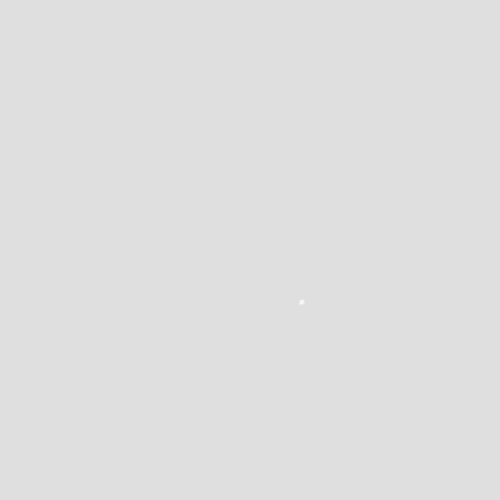
Frame 1 (no input)
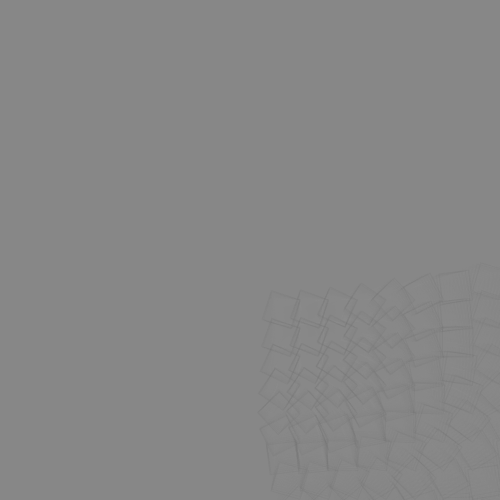
Frame 60 (no input)
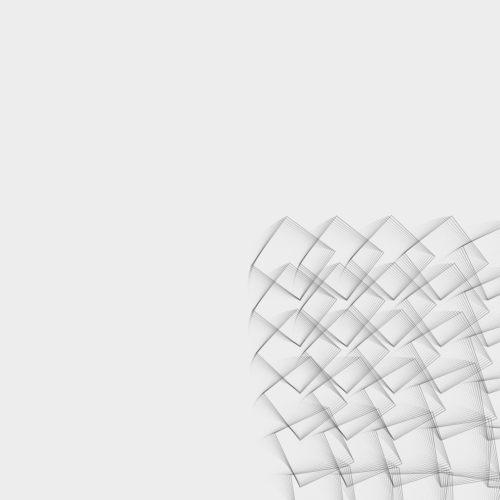
Frame 120 (the mouse pressed at the canvas centre since frame 60)

The p5.js sketch that drew these frames (run headless with seeded random() and noise() and a simulated clock; from frame 60 on, the mouse is pressed at the canvas centre):

// p5.js sketch
// ── sketch.js
function setup() {

  createCanvas(500, 500);
  noFill();

}

function draw() {
  let f = frameCount;
  let c = sin(f / 100) * 255;
  background(c, sin(f / 80)*20+32);
  stroke(255-c, sin(f / 90)*20+32);
  for (let i = 0; i < 9; i++) {
    for (let j = 0; j < 9; j++) {
      push();
      translate(width / 2 + j * sin(f / 98) * 50 + 50,
        height / 2 + i * sin(f / 99) * 50 + 50);
      rotate(PI * (i * i + j * j + f) / 100);
      square(0, 0, sin(f / 1000) * width);
      pop();
    }
  }
}
